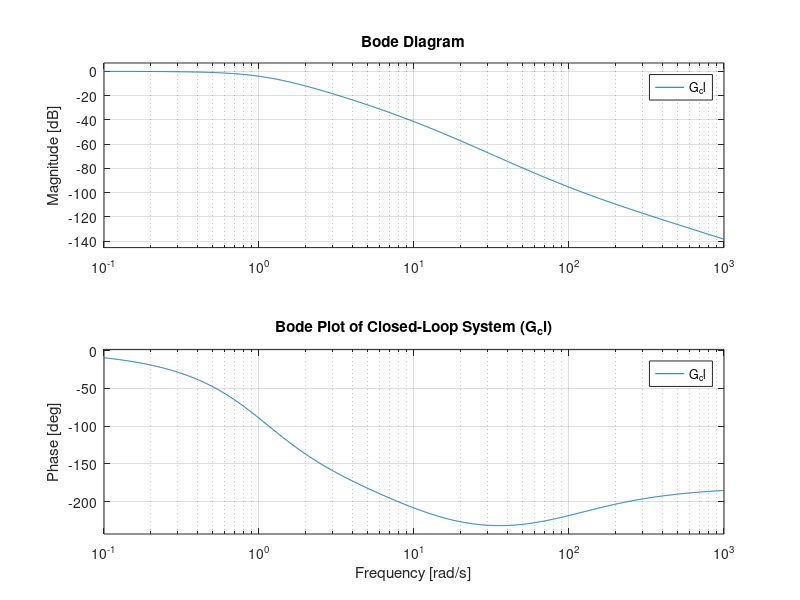

MATLAB code for this plot:
% Parameters
J = 0.01;   % moment of inertia
b = 0.1;    % viscous friction constant
K = 0.01;   % electromotive force
R = 1;      % Resistance
L = 0.5;    % inductance
s = tf('s');

%vector kp ki
num = [0.06, 6];    %kp og =0.06, ki og = 0.6
den = [1, 0];
C = tf(num, den);

% Transfer Functions:
% TF of motor G_p(s) (P_motor on link he sent) Note: the p = plant/process
G_p = K/((J*s + b)*(L*s + R) + K^2); 
G_cl = feedback(G_p * C, 1); % with unity feedback per instructions

% Step Responses:
figure;

% Open-loop system
subplot(2, 2, 1);
step(G_p);
title('Open-Loop Step Response');
xlabel('Time');
ylabel('Amplitude');
grid on;

% Closed-loop system
subplot(2, 2, 2);
step(G_cl, 0:0.01:15)
grid
title('Closed-Loop Step Response');
xlabel('Time');
ylabel('Amplitude');
grid on;

% Bode Plots: 
% Plot the Bode plot of the open-loop system (G_p)
subplot(2, 2, 3);
bode(G_p);
title('Bode Plot of Open-Loop System (G_p)');
grid on;

% Plot the Bode plot of the closed-loop system (G_cl)
subplot(2, 2, 4);
bode(G_cl);
title('Bode Plot of Closed-Loop System (G_cl)');
grid on;
